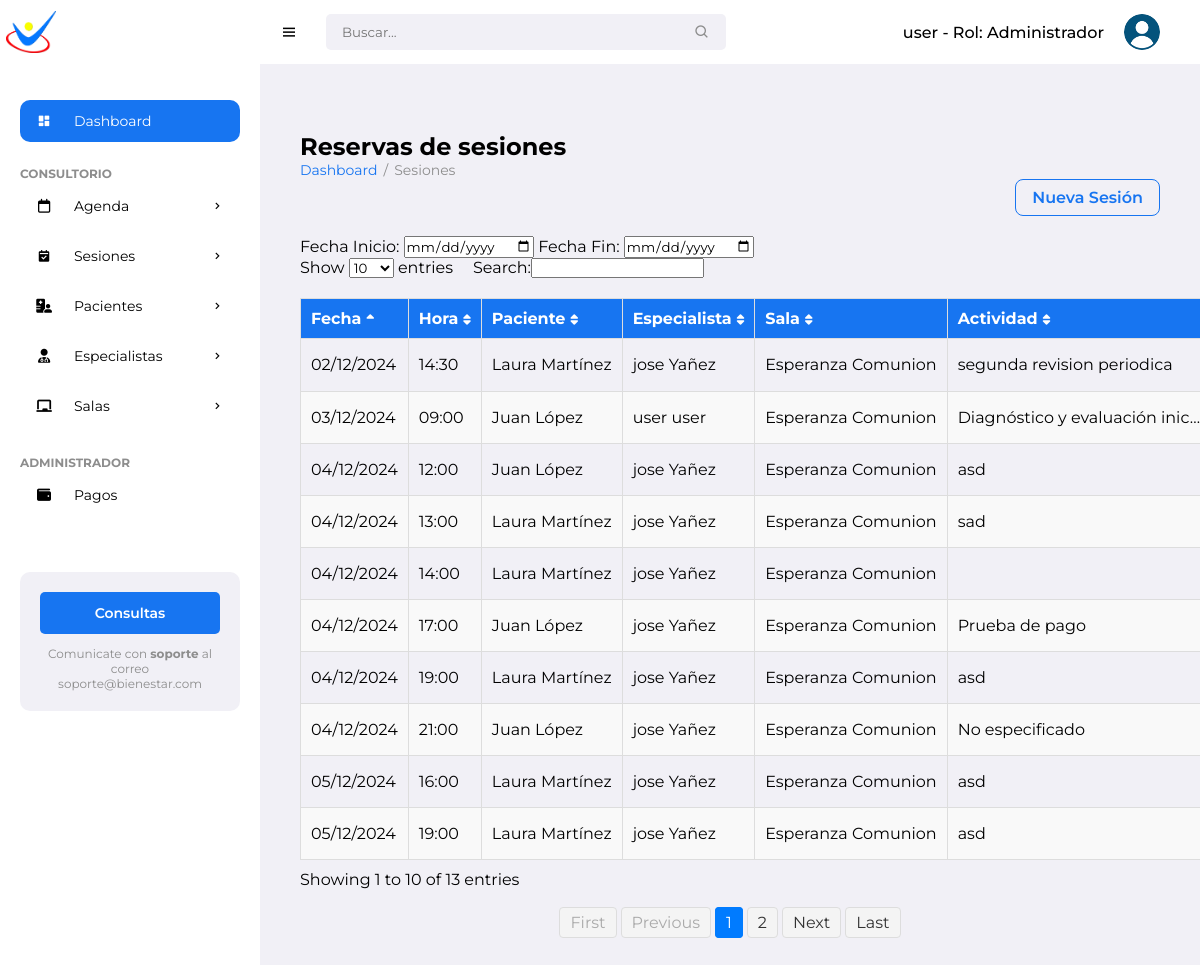
The app's page /reservations/ (signed in) with its own data.
### pacientes/models.py (models this page shows, shortened)
class Specialist(models.Model):
    ROLES = [
        ('especialista', 'Especialista'),
        ('administrador', 'Administrador'),
    ]
    user = models.OneToOneField(
    User,
    on_delete=models.CASCADE,
    related_name='specialist_profile',
    null=True  # Temporalmente permite nulos para manejar datos existentes
    )
    specialty = models.CharField(max_length=100)
    phone = models.CharField(max_length=20)
    dni = models.CharField(max_length=20, unique=True)
    profile_image = models.ImageField(upload_to='specialist_images/', null=True, blank=True)
    role = models.CharField(max_length=20, choices=ROLES, default='especialista')

class Session(models.Model):
    STATUS_CHOICES = [
        ('Pendiente', 'Pendiente'),
        ('Realizada', 'Realizada'),
        ('Cancelada', 'Cancelada')
    ]
    patient = models.ForeignKey(Patient, on_delete=models.CASCADE, related_name='sessions')
    specialist = models.ForeignKey(Specialist, on_delete=models.CASCADE, related_name='sessions')
    room = models.ForeignKey(Room, on_delete=models.SET_NULL, null=True, related_name='sessions')
    date = models.DateField()
    time = models.TimeField()
    objective = models.CharField(max_length=255)
    activity = models.TextField()
    materials = models.TextField(blank=True)
    observation = models.TextField(blank=True)
    attachment = models.FileField(upload_to='session_attachments/', blank=True, null=True)
    status = models.CharField(
        max_length=10,
        choices=STATUS_CHOICES,
        default='Pendiente',
        help_text="Estado de la sesión: 'Pendiente', 'Completada o 'Cancelada'."
    )
    paid_in_advance = models.BooleanField(default=False, verbose_name="Pagada por adelantado")

class Patient(models.Model):
    name = models.CharField(max_length=100)
    surname = models.CharField(max_length=100)
    date_of_birth = models.DateField()
    gender = models.CharField(max_length=10, choices=[('M','Male'), ('F','Female')])
    address = models.CharField(max_length=255)
    phone_number = models.CharField(max_length=20)
    email = models.EmailField()
    cost_session = models.DecimalField(max_digits=10, decimal_places=2, default=0)
    photo = models.ImageField(upload_to='patient_photos/', blank=True, null=True)
    marital_status = models.CharField(max_length=20)
    medical_diagnosis = models.TextField()
    attachments = models.FileField(upload_to='patient_attachments/', blank=True, null=True)
    therapy = models.CharField(max_length=100)
    education = models.CharField(max_length=100, default='No especificado')
    therapist = models.ForeignKey(Specialist, on_delete=models.SET_NULL, null=True, related_name='patients')
    medical_history = models.TextField(blank=True, null=True)
    allergies = models.CharField(max_length=255, blank=True)  # Changed from TextField
    emergency_contact_name = models.CharField(max_length=100)
    emergency_contact_phone = models.CharField(max_length=20)  # Updated length
    notes = models.TextField(blank=True)
    created_date = models.DateTimeField(auto_now_add=True)
    status = models.CharField(max_length=50, choices=[
        ('Active', 'Active'),
        ('Discharged', 'Discharged'),
        ('Suspended', 'Suspended')
    ], blank=True,
        null=True)

class Room(models.Model):
    name = models.CharField(max_length=100)
    capacity = models.IntegerField()
    location = models.CharField(max_length=100)
    specialists = models.ManyToManyField(Specialist, related_name='rooms')

### pacientes/views.py (the view)
# urls.py: path('reservations/', views.reservation_list, name='reservation_list'),
@login_required
def reservation_list(request):
    today = datetime.now().date()
    thirty_days_ago = today - timedelta(days=30)
    recent_sessions = Session.objects.filter(date__gte=thirty_days_ago).order_by('date', 'time')
    reservations_by_date = {}
    for session in recent_sessions:
        date_key = session.date
        if date_key not in reservations_by_date:
            reservations_by_date[date_key] = []
        reservations_by_date[date_key].append(session)
    context = {
        'reservations_by_date': reservations_by_date,
    }
    return render(request, 'pacientes/reservation/reservation_list.html', context)

### pacientes/templates/pacientes/reservation/reservation_list.html (shortened to what this page needs)
{% extends "pacientes/base/base.html" %}
{% load static %}
{% block content %}
<main>
    <h1>Reservas de sesiones</h1>
    <ul class="breadcrumbs">
        <li><a href="{% url 'patient_list' %}">Dashboard</a></li>
        <li class="divider">/</li>
        <li><a href="#" class="active">Sesiones</a></li>
    </ul>
    <div class="list-header">
        <a href="{% url 'new_session' %}" class="btn-add">Nueva Sesión</a>
    </div>
    <div class="date-filters">
        <label for="minDate">Fecha Inicio:</label>
        <input type="date" id="minDate" name="minDate">
        <label for="maxDate">Fecha Fin:</label>
        <input type="date" id="maxDate" name="maxDate">
    </div>
    <div>
        <table id="reservationsTable" class="display table">
            <thead>
                <tr>
                    <th>Fecha</th>
                    <th>Hora</th>
                    <th>Paciente</th>
                    <th>Especialista</th>
                    <th>Sala</th>
                    <th>Actividad</th>
                </tr>
            </thead>
            <tbody>
                {% for date, sessions in reservations_by_date.items %}
                    {% for session in sessions %}
                    <tr>
                        <td>{{ date|date:"d/m/Y" }}</td>
                        <td>{{ session.time|time:"H:i" }}</td>
                        <td title="{{ session.patient.name }} {{ session.patient.surname }}">{{ session.patient.name }} {{ session.patient.surname }}</td>
                        <td title="{{ session.specialist.user.first_name }} {{ session.specialist.user.last_name }}">{{ session.specialist.user.first_name }} {{ session.specialist.user.last_name }}</td>
                        <td>{{ session.room.name }}</td>
                        <td title="{{session.activity}}">{{ session.activity|truncatechars:30 }}</td>
                    </tr>
                    {% endfor %}
                {% endfor %}
            </tbody>
        </table>
    </div>
</main>
{% endblock %}

### pacientes/templates/pacientes/base/base.html (shortened to what this page needs)
{% load static %}
<!DOCTYPE html>
<html lang="en">
<head>
	<link href='https://unpkg.com/boxicons@2.0.9/css/boxicons.min.css' rel='stylesheet'>
	<link rel="stylesheet" href="https://cdnjs.cloudflare.com/ajax/libs/font-awesome/6.5.2/css/all.min.css">
	<link rel="stylesheet" href="{% static 'pacientes/css/styles.css' %}">
</head>
<body>
		<section id="sidebar">
			<a href="#" class="brand"><img src="{% static 'pacientes/images/min_logo.png' %}" alt="" style="width: 50px;"></a>
			<ul class="side-menu">
				<li><a href="#" class="active"><i class='bx bxs-dashboard icon' ></i> Dashboard</a></li>
				<li class="divider" data-text="Consultorio"></li>
				<li>
					<a href="{% url 'calendar' %}"><i class="fa-regular fa-calendar icon"></i>Agenda <i class='bx bx-chevron-right icon-right' ></i></a>
				</li>
				<li>
					<a href="{% url 'reservation_list' %}">
						<i class='bx bxs-calendar-check icon'></i> Sesiones
						<i class='bx bx-chevron-right icon-right'></i>
					</a>
				</li>
				<li>
					<a href="#"><i class="fa-solid fa-hospital-user icon"></i> Pacientes <i class='bx bx-chevron-right icon-right' ></i></a>
				</li>
				<li>
					<a href="#">
						<i class="fa-solid fa-user-doctor icon"></i> Especialistas
						<i class='bx bx-chevron-right icon-right'></i>
					</a>
				</li>
				<li>
			<a href="#">
				<i class="fas fa-chalkboard icon"></i> Salas
			<i class='bx bx-chevron-right icon-right'></i>
			</a>
	       </li>
			<li class="divider" data-text="Administrador"></li>
			<li><a href="{% url 'payment_list' %}"><i class="fa-solid fa-wallet icon"></i> Pagos</a></li>
		</ul>
			<div class="ads">
				<div class="wrapper">
					<a href="mailto:soporteit@ingenieriaterra.com.ar" class="btn-upgrade">Consultas</a>
					<p>Comunicate con <span>soporte</span> al correo soporte@bienestar.com</p>
				</div>
			</div>
		</section>
	<section id="content">
		<nav>
			<i class='bx bx-menu toggle-sidebar' ></i>
			<form action="#">
				<div class="form-group">
					<input type="text" placeholder="Buscar...">
					<i class='bx bx-search icon' ></i>
				</div>
			</form>
			<div class="profile">
				<span class="username">
					{{ user.username }}
					{% if user.specialist_profile %}
						- Rol: {{ user.specialist_profile.role|title }}
					{% else %}
						- Rol: Usuario sin perfil asignado
					{% endif %}
				</span>
				<img src="{% static 'pacientes/images/usuario.png' %}" alt="">
			</div>
		</nav>
		<main>
			  <div class="main-content">
                {% block content %}{% endblock %}
            </div>
		</main>
</body>
</html>

### pacientes/static/pacientes/css/styles.css (style rules this page uses)
* { font-family: 'Montserrat', sans-serif; margin: 0; padding: 0; box-sizing: border-box; }
:root { --grey: #F1F0F6; --dark-grey: #8D8D8D; --light: #fff; --dark: #000; --green: #81D43A; --light-green: #E3FFCB; --blue: #1775F1; --light-blue: #D0E4FF; --dark-blue: #0C5FCD; --red: #FC3B56; }
html { overflow-x: hidden; }
body { background: var(--grey); overflow-x: hidden; }
a { text-decoration: none; }
h1 { color: #000; }
li { list-style: none; }
#sidebar { position: fixed; max-width: 260px; width: 100%; background: var(--light); top: 0; left: 0; height: 100%; overflow-y: auto; scrollbar-width: none; transition: all .3s ease; z-index: 200; }
#sidebar .brand { font-size: 24px; display: flex; align-items: center; height: 64px; font-weight: 700; color: var(--blue); position: sticky; top: 0; left: 0; z-index: 100; background: var(--light); transition: all .3s ease; padding: 0 6px; }
#sidebar .icon { min-width: 48px; display: flex; justify-content: center; align-items: center; margin-right: 6px; }
#sidebar .icon-right { margin-left: auto; transition: all .3s ease; }
#sidebar .side-menu { margin: 36px 0; padding: 0 20px; transition: all .3s ease; }
#sidebar .side-menu a { display: flex; align-items: center; font-size: 14px; color: var(--dark); padding: 12px 16px 12px 0; transition: all .3s ease; border-radius: 10px; margin: 4px 0; white-space: nowrap; }
#sidebar .side-menu > li > a.active, #sidebar .side-menu > li > a.active:hover { background: var(--blue); color: var(--light); }
#sidebar .divider { margin-top: 24px; font-size: 12px; text-transform: uppercase; font-weight: 700; color: var(--dark-grey); transition: all .3s ease; white-space: nowrap; }
#sidebar .ads { width: 100%; padding: 20px; }
#sidebar .ads .wrapper { background: var(--grey); padding: 20px; border-radius: 10px; }
#sidebar .btn-upgrade { font-size: 14px; display: flex; justify-content: center; align-items: center; padding: 12px 0; color: var(--light); background: var(--blue); transition: all .3s ease; border-radius: 5px; font-weight: 600; margin-bottom: 12px; }
#sidebar .ads .wrapper p { font-size: 12px; color: var(--dark-grey); text-align: center; }
#sidebar .ads .wrapper p span { font-weight: 700; }
#content { position: relative; width: calc(100% - 260px); left: 260px; transition: all .3s ease; }
nav { background: var(--light); height: 64px; padding: 0 20px; display: flex; align-items: center; grid-gap: 28px; position: sticky; top: 0; left: 0; z-index: 100; }
nav .toggle-sidebar { font-size: 18px; cursor: pointer; }
nav form { max-width: 400px; width: 100%; margin-right: auto; }
nav .form-group { position: relative; }
nav .form-group input { width: 100%; background: var(--grey); border-radius: 5px; border: none; outline: none; padding: 10px 36px 10px 16px; transition: all .3s ease; }
nav .form-group .icon { position: absolute; top: 50%; transform: translateY(-50%); right: 16px; color: var(--dark-grey); }
nav .profile { position: relative; display: flex; align-items: center; margin-right: 20px; grid-gap: 10px; }
nav .profile img { width: 36px; height: 36px; border-radius: 50%; object-fit: cover; cursor: pointer; }
nav .profile .username { font-size: 16px; font-weight: 500; color: var(--dark); margin-right: 10px; }
main { width: 100%; padding: 24px 20px 20px 20px; }
main .breadcrumbs { display: flex; grid-gap: 6px; }
main .breadcrumbs li, main .breadcrumbs li a { font-size: 14px; }
main .breadcrumbs li a { color: var(--blue); }
main .breadcrumbs li a.active, main .breadcrumbs li.divider { color: var(--dark-grey); pointer-events: none; }
table { width: 100%; border-collapse: collapse; margin-top: 20px; }
th, td { border: 1px solid #dddddd; padding: 10px; text-align: left; white-space: nowrap; overflow: hidden; text-overflow: ellipsis; }
td[title] { cursor: pointer; }
th { background-color: var(--blue); color: var(--light); }
tr:nth-child(even) { background-color: #f9f9f9; }
.list-header { display: flex; justify-content: flex-end; margin-bottom: 20px; }
.btn-add { display: inline-flex; align-items: center; padding: 8px 16px; background: transparent; color: var(--blue); font-size: 16px; font-weight: 600; border: 1px solid var(--blue); border-radius: 8px; cursor: pointer; transition: color 0.3s, background-color 0.3s; text-decoration: none; gap: 8px; }
th.sorting::after, th.sorting_asc::after, th.sorting_desc::after { font-family: FontAwesome; content: '\f0dc'; margin-left: 5px; font-size: 0.75rem; }
th.sorting_asc::after { content: '\f0de'; }

### records on screen
Session: date "02/12/2024", time "14:30", patient.name "Laura", patient.surname "Martínez", specialist.user.first_name "jose", specialist.user.last_name "Yañez", room.name "Esperanza Comunion", activity "segunda revision periodica"
Session: date "03/12/2024", time "09:00", patient.name "Juan", patient.surname "López", specialist.user.first_name "user", specialist.user.last_name "user", room.name "Esperanza Comunion", activity "Diagnóstico y evaluación inic…"
Session: date "04/12/2024", time "12:00", patient.name "Juan", patient.surname "López", specialist.user.first_name "jose", specialist.user.last_name "Yañez", room.name "Esperanza Comunion", activity "asd"
Session: time "13:00", patient.name "Laura", patient.surname "Martínez", specialist.user.first_name "jose", specialist.user.last_name "Yañez", room.name "Esperanza Comunion", activity "sad"
Session: time "14:00", patient.name "Laura", patient.surname "Martínez", specialist.user.first_name "jose", specialist.user.last_name "Yañez", room.name "Esperanza Comunion"
Session: time "17:00", patient.name "Juan", patient.surname "López", specialist.user.first_name "jose", specialist.user.last_name "Yañez", room.name "Esperanza Comunion", activity "Prueba de pago"
Session: time "19:00", patient.name "Laura", patient.surname "Martínez", specialist.user.first_name "jose", specialist.user.last_name "Yañez", room.name "Esperanza Comunion", activity "asd"
Session: time "21:00", patient.name "Juan", patient.surname "López", specialist.user.first_name "jose", specialist.user.last_name "Yañez", room.name "Esperanza Comunion", activity "No especificado"
Session: date "05/12/2024", time "16:00", patient.name "Laura", patient.surname "Martínez", specialist.user.first_name "jose", specialist.user.last_name "Yañez", room.name "Esperanza Comunion", activity "asd"
Session: time "19:00", patient.name "Laura", patient.surname "Martínez", specialist.user.first_name "jose", specialist.user.last_name "Yañez", room.name "Esperanza Comunion", activity "asd"

### other values on screen
{{ user.username }} "user"
{{ user.specialist_profile.role|title }} "Administrador"
